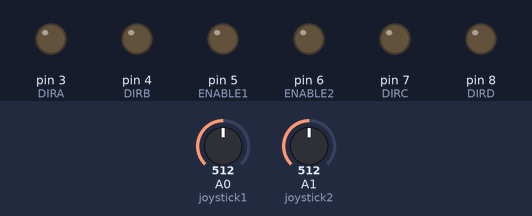
Bench run of a sketch on a simulated Arduino Uno, built with avr-gcc and run on an emulated ATmega328P. Parts: output pins drawn as LEDs (lit = HIGH). The inputs (shaded band) are chosen by the test bench; at power-on: A0 (joystick1) = 512, A1 (joystick2) = 512.

Above: at 1.2 s.
1.3 s: A0 (joystick1) set to 588
2.8 s: A0 (joystick1) set to 615
At 3.6 s:
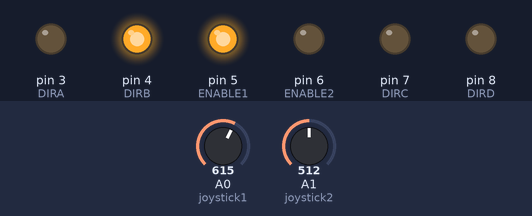
4.3 s: A1 (joystick2) set to 586
5.8 s: A1 (joystick2) set to 616
At 7.0 s:
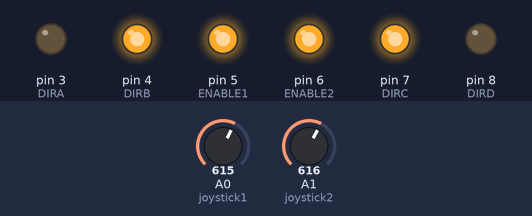
7.3 s: A0 (joystick1) set to 590
At 8.2 s:
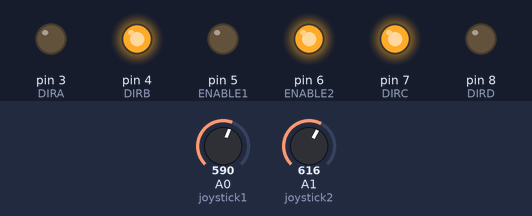
8.8 s: A1 (joystick2) set to 590
At 9.4 s:
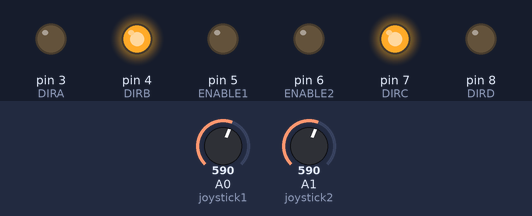
Timing chart, 0 to 11.3 s (numbered marks = the images above; inputs shaded):
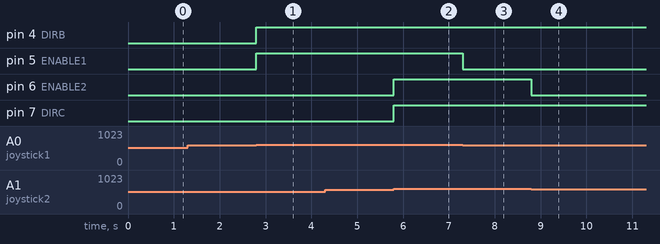

Measured:
- the behaviour switches between 600 and 601 on A0 (joystick1) (found by bisection; images 0 and 1)
- the behaviour switches between 600 and 601 on A1 (joystick2) (found by bisection; images 1 and 2)
- after the input at 1.3 s, every drawn part: stays the same
- after the input at 2.8 s, pin 4 (DIRB), pin 5 (ENABLE1): LOW → HIGH at once
- after the input at 4.3 s, every drawn part: stays the same
- after the input at 5.8 s, pin 6 (ENABLE2), pin 7 (DIRC): LOW → HIGH at once
- after the input at 7.3 s, pin 5 (ENABLE1): HIGH → LOW at once
- after the input at 8.8 s, pin 6 (ENABLE2): HIGH → LOW at once

The sketch:

tank_joystick.ino
```cpp
int val1;
int val2;

#define ENABLE1 5
#define ENABLE2 6
#define DIRA 3
#define DIRB 4
#define DIRC 7
#define DIRD 8
#define joystick1 A0
#define joystick2 A1


void setup() {
  pinMode(joystick1, INPUT);
  pinMode(joystick2, INPUT);
  pinMode(ENABLE1,OUTPUT);
  pinMode(ENABLE2,OUTPUT);
  pinMode(DIRA,OUTPUT);
  pinMode(DIRB,OUTPUT);
  pinMode(DIRC,OUTPUT);
  pinMode(DIRD,OUTPUT);
  Serial.begin(9600);
}

void loop() {
  val1 = analogRead(joystick1);
  val2 = analogRead(joystick2);

  if(val1 > 600) {
    val1 = map(val1, 600, 0, 0, 255);
    digitalWrite(ENABLE1,HIGH);
    digitalWrite(DIRA,LOW);
    digitalWrite(DIRB,HIGH);
  }

  else if(val1 < 400) {
    val1 = map(val1, 400, 0, 0, 255);
    digitalWrite(ENABLE1,HIGH);
    digitalWrite(DIRA,HIGH);
    digitalWrite(DIRB,LOW);
  }

  else {
    digitalWrite(ENABLE1,LOW);
  }

  if(val2 > 600) {
    val2 = map(val2, 600, 0, 0, 255);
    digitalWrite(ENABLE2,HIGH);
    digitalWrite(DIRC,HIGH);
    digitalWrite(DIRD,LOW);
  }

  else if(val2 < 400) {
    val2 = map(val2, 400, 0, 0, 255);
    digitalWrite(ENABLE2,HIGH);
    digitalWrite(DIRC,LOW);
    digitalWrite(DIRD,HIGH);
  }

  else {
    digitalWrite(ENABLE2,LOW);
  }

}
```
